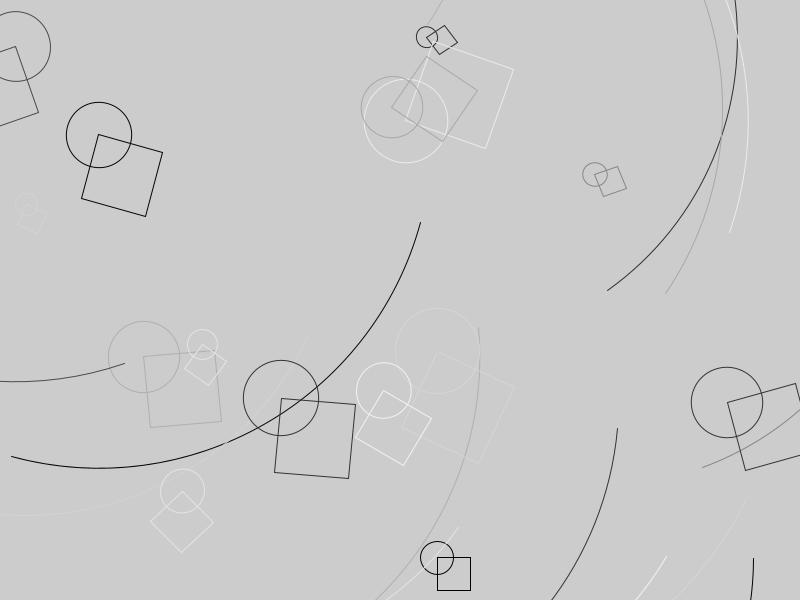
Frame 1 (no input)
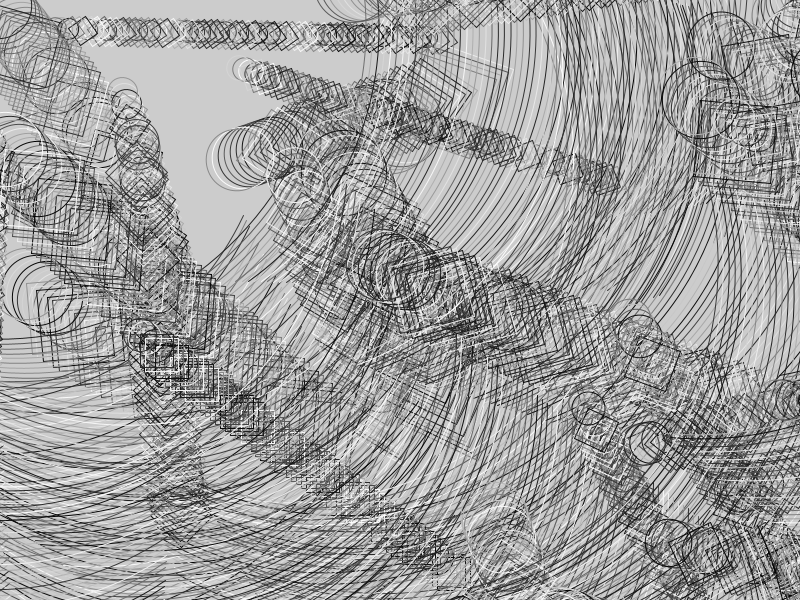
Frame 60 (the mouse pressed at the canvas centre just before this capture)
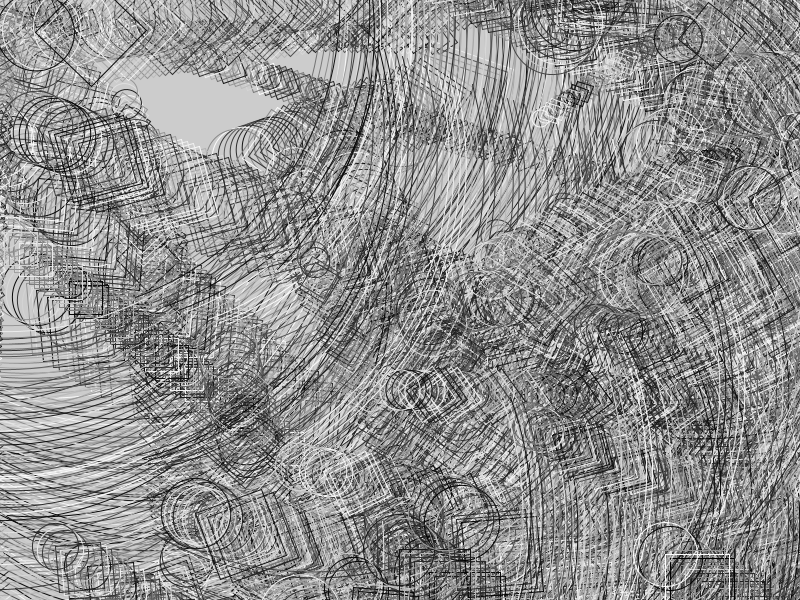
Frame 120 (the mouse held since frame 60 and released just before this capture)

The Processing sketch that drew these frames (run headless with seeded random() and noise(); from frame 60 on, the mouse is pressed at the canvas centre):

// Processing sketch: processing_42336
// ── processing_42336.pde

//By Alex Kong
hair[] b;

void setup()
{
  size(800,600);
  smooth();
  stroke(240);
  fill(255,230);
  frameRate(60);

  b = new hair[225];
  for(int i=0; i<225; i++)
  {
    b[i] = new hair();
    b[i].x = (int)random(-width,width);
    b[i].y = (int)random(-height,height);
    b[i].d = (int)random(10,90);
    b[i].v = (int)1;
     if (b[i].x == 800)
    {
      b[i].x = 0;
    }
    if (b[i].y == 600)
    {
      b[i].y = 0;
    }
    if (b[i].x == 0)
    {
      b[i].x = 800;
    }
    if (b[i].y == 0)
    {
      b[i].y = 800;
}
  }
}

void draw()
{
  for(int i=0; i<b.length; i++)
  {
    b[i].move();
    b[i].show();
  }
}

class hair
{
  float x, y;
  int d, v;

  void show()
  {
    noFill();
    rotate(100);
    stroke(random(255));
    rect(x,y, d,d);
    arc(x,y,d+600,d+600,0, PI/2);
    noFill();
    ellipse(x,y,d,d);
  }
  void move()
  {
    x -= (width/2 ) * 0.01259 * v;
    y -= (height/2 ) * 0.01259 * v;
    for (; y <0 ; y=y-1) {
    y=1000;
    }
    for (; x<0 ; x=x-1) {
    x=1000;
    }
  }
}
